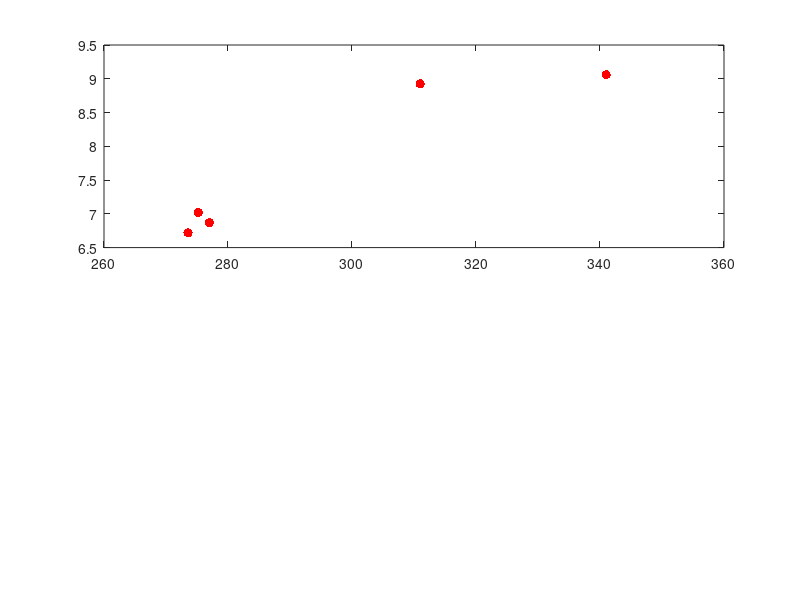

MATLAB code to generate this figure: (Note: this script raises an error after producing the figure.)
clear all
clc
global ModelInfo
% Number of variables 
k=1;
% Create sampling plan

ModelInfo.X=[273.55, 275.2, 277, 311, 341]';%lhsdesign(4,1)  
n=length(ModelInfo.X);

count = 1;
% Calculate observed data
for i=1:n
% ModelInfo.y(i,:)=Forrester(ModelInfo.X(i));  
vec = [6.718, 7.019, 6.869, 8.926, 9.060];
ModelInfo.y(i,:) = vec(i);

end
 %Forrester(ModelInfo.X(i));
% Set upper and lower bounds for search of log theta
while length(ModelInfo.X) < 12
    figure(1)
    subplot(2,1,1)
    plot(ModelInfo.X,ModelInfo.y,'r.','MarkerSize',20)
    hold on
    count=1;
    neglogeimin=0;
% while neglogeimin<4
    UpperTheta=ones(1,k).*2;
    LowerTheta=ones(1,k).*-3;
    % Run GA search of likelihood
    [ModelInfo.Theta,MinNegLnLikelihood]=...
        ga(@likelihood,k,[],[],[],[],LowerTheta,UpperTheta);
    % Put Cholesky factorization of Psi, and theta into ModelInfo
    [NegLnLike,ModelInfo.Psi,ModelInfo.U]=likelihood(ModelInfo.Theta);
    
    
    %%% PLotting
    Xplot=273:1:350;
    for j=1:length(Xplot)
        ModelInfo.Option='Pred';
        MillTimePred(j)=predictor([Xplot(j)]);
        ModelInfo.Option='RMSE';
        Uncertain_S(j)=predictor(Xplot(j));
    end


    colors=['b' 'k' 'r' 'm' 'g' 'c' 'b' 'k' 'r' 'm' 'g' 'c'];
    figure(1)
    subplot(2,1,1)
    plot(Xplot,MillTimePred,[colors(count) '-'])
    grid on
    hold on
    xlabel('Root Width')
    ylabel('Milling Time')
    subplot(2,1,2)
    plot(Xplot,Uncertain_S,'r-')
    grid on
    xlabel('Root Width')
    ylabel('Prediction error')
    
        
    %%% Update with new points %%%
    [Largest_S Largest_S_Pos] = max(Uncertain_S);
    Xplot_Update = Xplot(Largest_S_Pos)
    ModelInfo.X(end+1)=Xplot_Update
    
    disp(['Enter new milling time at Root Width=',num2str(Xplot_Update),])
	ModelInfo.y(end+1) = input('Enter a Milling time')
    
    
end

    
